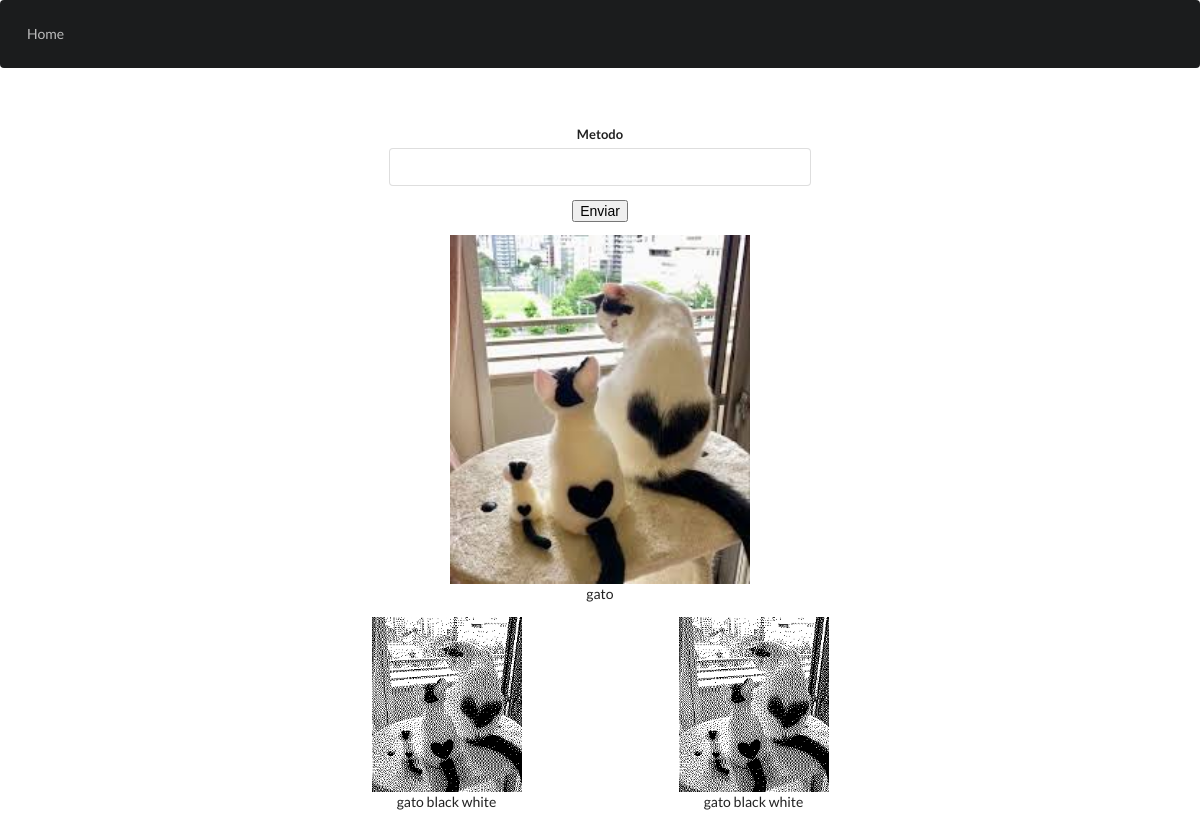
Page /images/2/ on the committed database.
### main/models.py (models this page shows, shortened)
class OriginImage(models.Model):
    name = models.CharField(max_length=256)
    image = models.ImageField(upload_to='images')

class ModifiedImage(models.Model):
    origin = models.ForeignKey(OriginImage,on_delete=models.CASCADE)
    applied_method = models.CharField(max_length=30)
    image = models.ImageField(upload_to='images')

### main/views.py (the view, shortened to what this page needs)
# urls.py: path('images/<int:pk>/',views.show_image, name='show_image'),
def show_image(request, pk):
    methods = {
        'black white': blackwhite,
        'histogram': histogram,
        'gray pattern': grayPattern,
        'laplace filter':laplaceFilter,
        'filter one': filter_one,
    }
    image = OriginImage.objects.get(pk=pk)
    related_images = ModifiedImage.objects.filter(origin=image)
    form = MethodForm()
    return render(request,'main/show_image.html', {'origin_image':image,'related_images':related_images, 'form':form})

### main/forms.py
class MethodForm(forms.Form):
    method_name = forms.CharField()

### main/templates/main/show_image.html (shortened to what this page needs)
<!DOCTYPE html>
<html>
    <head>
        {% load static %}
        <link rel="stylesheet" href="https://cdnjs.cloudflare.com/ajax/libs/semantic-ui/2.4.1/semantic.min.css">
        <link rel="stylesheet" href="{% static 'css/index.css' %}">
    </head>
    <body>
            <div class="ui inverted segment">
                <div class="ui inverted secondary menu">
                    <a class="item" href="{% url 'index'%}">Home</a>
                </div>
            </div>
            <div class="ui middle aligned center aligned grid">
                <div class="row">
                <div class="sixteen wide column">
                    <form class="ui form" method='post'>
                        <div class="field">
                            <label>Metodo</label>
                            {{form.method_name}}
                        </div>
                        <button type="submit">Enviar</button>
                    </form>
                </div>
                </div>
                <div class="row">
                    <div class="sixteen wide column">
                        <img class="ui top aligned medium image" src="/media/{{origin_image.image}}">
                        <div class="content">
                            {{origin_image.name}}
                        </div>
                    </div>
                </div>
                <div class="row">
                    {% if related_images %}
                        {% for image in related_images %}
                            <div class="four wide column">
                                <a class="ui small image" href="localhost:8000/media/images/{{image.image}}">
                                    <img src="/media/{{image.image}}" alt="">
                                </a>
                                <div class="content">
                                    <div class="header">
                                        {{image.origin.name}} {{image.applied_method}}
                                    </div>
                                </div>
                            </div>
                        {% endfor %}
                    {% endif %}
                </div>
            </div>
    </body>
</html>

### main/static/css/index.css (style rules this page uses)
body > .grid { height: 100%; }
.image { margin-top: -100px; }
.column { max-width: 450px; }

### rows in the picture
OriginImage: image (picture), name "gato"
ModifiedImage: image (picture), origin.name "gato", applied_method "black white"
ModifiedImage: image (picture), origin.name "gato", applied_method "black white"
